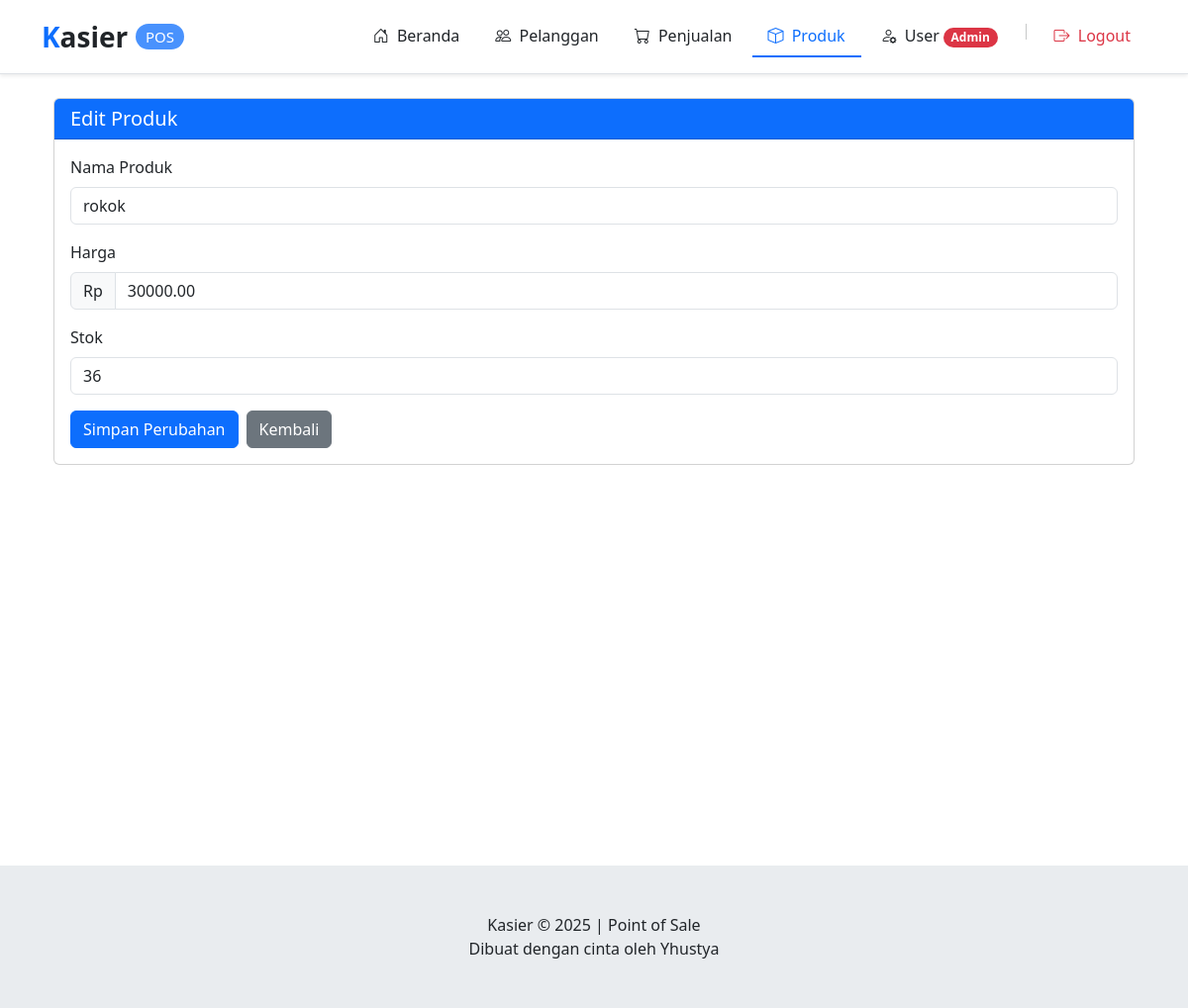
The app's page /index.php?page=editProduk&id=1 (signed in) with its own data.
### tables this page shows
CREATE TABLE `produk` (
  `ProdukID` int(11) NOT NULL,
  `NamaProduk` varchar(255) NOT NULL,
  `Harga` decimal(10,2) NOT NULL,
  `Stok` int(11) NOT NULL
);

### src/pages/produk/edit.php (the view, shortened to what this page needs)
<?php
if (isset($_GET['id'])) {
    $id = mysqli_real_escape_string($connect, $_GET['id']);
    $query = mysqli_query($connect, "SELECT * FROM produk WHERE ProdukID = '$id'");
    $data = mysqli_fetch_assoc($query);
} else {
    echo "<script>window.location.href='index.php?page=produk';</script>";
    exit;
}
?>
<div class="container my-4">
    <div class="card">
        <div class="card-header bg-primary text-white">
            <h5 class="mb-0">Edit Produk</h5>
        </div>
        <div class="card-body">
            <form action="" method="post">
                <div class="mb-3">
                    <label for="nama_produk" class="form-label">Nama Produk</label>
                    <input type="text" class="form-control" id="nama_produk" name="nama_produk" value="<?= htmlspecialchars($data['NamaProduk']) ?>" required>
                </div>
                <div class="mb-3">
                    <label for="harga" class="form-label">Harga</label>
                    <div class="input-group">
                        <span class="input-group-text">Rp</span>
                        <input type="number" class="form-control" id="harga" name="harga" value="<?= htmlspecialchars($data['Harga']) ?>" required>
                    </div>
                </div>
                <div class="mb-3">
                    <label for="stok" class="form-label">Stok</label>
                    <input type="number" class="form-control" id="stok" name="stok" value="<?= htmlspecialchars($data['Stok']) ?>" required>
                </div>
                <div class="d-flex gap-2">
                    <button type="submit" name="submit" class="btn btn-primary">Simpan Perubahan</button>
                    <a href="index.php?page=produk" class="btn btn-secondary">Kembali</a>
                </div>
            </form>
        </div>
    </div>
</div>

### records on screen
produk: nama_produk "rokok", harga "30000.00", stok "36"

### other values on screen
$menu_info[0] "Beranda"
$menu_info[0] "Pelanggan"
$menu_info[0] "Penjualan"
$menu_info[0] "Produk"
